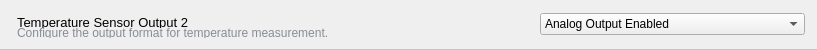
              <widget class="QGroupBox" name="groupBox_8">
               <property name="minimumSize">
                <size>
                 <width>0</width>
                 <height>50</height>
                </size>
               </property>
               <property name="maximumSize">
                <size>
                 <width>16777215</width>
                 <height>50</height>
                </size>
               </property>
               <property name="styleSheet">
                <string notr="true">QGroupBox {
	border-top:none;
	border-bottom:1px solid #C1C7CD;
}</string>
               </property>
               <property name="flat">
                <bool>true</bool>
               </property>
               <layout class="QHBoxLayout" name="horizontalLayout_10">
                <item>
                 <layout class="QVBoxLayout" name="verticalLayout_11">
                  <property name="spacing">
                   <number>0</number>
                  </property>
                  <property name="leftMargin">
                   <number>5</number>
                  </property>
                  <property name="topMargin">
                   <number>6</number>
                  </property>
                  <item>
                   <widget class="QLabel" name="label_20">
                    <property name="font">
                     <font>
                      <pointsize>10</pointsize>
                     </font>
                    </property>
                    <property name="styleSheet">
                     <string notr="true"/>
                    </property>
                    <property name="text">
                     <string>Temperature Sensor Output 2</string>
                    </property>
                   </widget>
                  </item>
                  <item>
                   <widget class="QLabel" name="label_21">
                    <property name="styleSheet">
                     <string notr="true">color:rgb(135, 141, 150)</string>
                    </property>
                    <property name="text">
                     <string>Configure the output format for temperature measurement.</string>
                    </property>
                   </widget>
                  </item>
                 </layout>
                </item>
                <item>
                 <spacer name="horizontalSpacer_8">
                  <property name="orientation">
                   <enum>Qt::Orientation::Horizontal</enum>
                  </property>
                  <property name="sizeHint" stdset="0">
                   <size>
                    <width>205</width>
                    <height>20</height>
                   </size>
                  </property>
                 </spacer>
                </item>
                <item>
                 <widget class="QComboBox" name="tsdis1_select">
                  <property name="sizePolicy">
                   <sizepolicy hsizetype="Minimum" vsizetype="Fixed">
                    <horstretch>0</horstretch>
                    <verstretch>0</verstretch>
                   </sizepolicy>
                  </property>
                  <property name="minimumSize">
                   <size>
                    <width>265</width>
                    <height>0</height>
                   </size>
                  </property>
                  <item>
                   <property name="text">
                    <string>Analog Output Enabled</string>
                   </property>
                  </item>
                  <item>
                   <property name="text">
                    <string>Analog Output Disabled</string>
                   </property>
                  </item>
                 </widget>
                </item>
               </layout>
              </widget>
